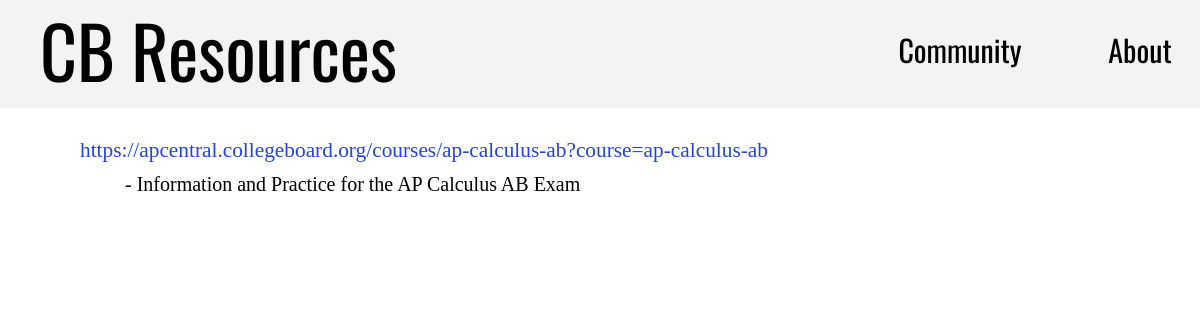
Screenshot of /AP Calculus AB with the database file from the repository.
### cbr/models.py (models this page shows, shortened)
class Resource (models.Model):
    testName = models.CharField(max_length=50)
    link = models.CharField(max_length=200)
    description = models.CharField(max_length=200)

### cbr/views.py (the view)
# urls.py: path('<str:testName>', views.goTest, name='goTest'),
def goTest(request, testName):
    resources = Resource.objects.filter(testName__exact=testName).order_by('link')
    return render(request, 'cbresources/sources.html', {
        'resources': resources
    })

### cbr/templates/cbresources/sources.html
{% extends 'cbresources/home.html' %}
{% block content %}
<div class="test">
    {% for resource in resources %}
        <div class="sauce">
            <a href="{{ resource.link }}">{{ resource.link }}</a>
            <p>- {{ resource.description }}</p>
        </div>
    {% endfor %}
</div>
{% endblock %}

### cbr/static/css/style.css (style rules this page uses)
* { margin: 0px; box-sizing: border-box; }
body { display: flex; flex-direction: column; }
.test { font-family: 'Noto Sans TC'; }
.test > .sauce { margin-top: 30px; }
.test > .sauce > a { text-decoration: none; color: #2344db; font-size: 16pt; margin-left: 80px; }
.test > .sauce > p { font-size: 15pt; margin: 10px 0 0 125px; }

### rows the page displays
Resource: link "https://apcentral.collegeboard.org/courses/ap-calculus-ab?course=ap-calculus-ab", description "Information and Practice for the AP Calculus AB Exam"
